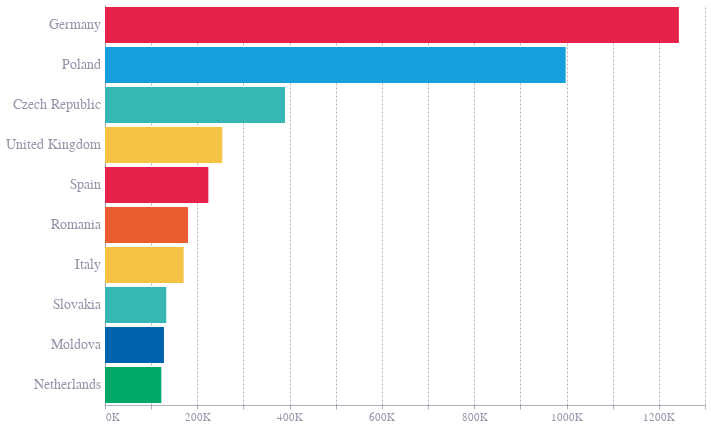

The notebook cell saved with this chart:
### Code cell
chart1 = alt.Chart(fig1).mark_bar().encode(
    x=alt.X('Number of refugees (thousands):Q', axis=alt.Axis(labelExpr="datum.value + 'K'")),
    y=alt.Y('country:O', sort='-x', axis=alt.Axis(labelFontSize=14)),
    color=alt.Color('country:N', legend=None),
    tooltip=[
        alt.Tooltip('country:N', title='Country'),
        alt.Tooltip('Number of refugees label', title='Number of refugees')
    ]
).properties(
    width=600,
    height=400,
)

chart1

### Figure 1 — Vega-Lite specification as saved in the notebook (floating-point values rounded to 4 significant figures)
{"config": {"font": "Circular Std", "text": {"color": "#676A86", "align": "left", "baseline": "middle", "dx": 7, "dy": 0, "fontSize": 11}, "view": {"stroke": null, "continuousWidth": 400, "continuousHeight": 300, "discreteWidth": 400, "discreteHeight": 300}, "range": {"category": ["#36B7B4", "#E6224B", "#F4C245", "#0063AF", "#00A767", "#179FDB", "#EB5C2E"], "diverging": ["#E6224B", "#E54753", "#C9C9C9", "#179FDB", "#122B39"], "heatmap": ["#C9C9C9", "#179FDB", "#0063AF", "#122B39"], "ordinal": ["#00A767", "#36B7B4", "#179FDB", "#0063AF", "#243B5A"]}, "bar": {"color": "#179fdb"}, "line": {"color": "#e6224b"}, "rule": {"color": "#676A86"}, "area": {"opacity": 0.3}, "point": {"filled": true, "size": 80, "color": "#e6224b", "opacity": 0.95}, "geoshape": {"stroke": "white", "strokeWidth": 0.3}, "rect": {"fill": "#d6d4d4", "opacity": 0.3}, "axis": {"labelColor": "#676A86", "labelFontSize": 11, "labelFont": "Circular Std", "labelOpacity": 0.7, "tickColor": "#676A86", "tickOpacity": 0.5, "domainColor": "#676A86", "domainOpacity": 0.5, "gridColor": "#676A86", "gridDash": [2, 2], "gridOpacity": 0.5, "title": null, "titleColor": "#676A86", "titleOpacity": 0.8, "tickSize": 4}, "axisXDiscrete": {"grid": false, "labelAngle": 0, "tickCount": 10, "tickOpacity": 0.5, "title": null}, "axisYDiscrete": {"ticks": false, "labelPadding": 5}, "axisXTemporal": {"grid": false, "ticks": true}, "axisXQuantitative": {"grid": true}, "axisYQuantitative": {"gridColor": "#676A86", "gridDash": [1, 5], "gridOpacity": 0.5, "ticks": false, "labelPadding": 5, "tickCount": 8, "titleAngle": 0, "titleAlign": "left", "titleBaseline": "bottom", "titleX": 0, "titleY": -5}, "title": {"color": "#676A86E6", "subtitleColor": "#676A86", "font": "Circular Std", "subtitleFont": "Circular Std", "anchor": "start", "fontSize": 14, "subtitleFontSize": 12, "subtitlePadding": 4, "offset": 0, "frame": "group"}, "legend": {"titleColor": "#122b39", "title": null, "labelColor": "#122b39", "labelFontSize": 11}}, "data": {"name": "data-67ecd5ca738e35bfeb31cfad262ff78a"}, "mark": {"type": "bar"}, "encoding": {"color": {"field": "country", "legend": null, "type": "nominal"}, "tooltip": [{"field": "country", "title": "Country", "type": "nominal"}, {"field": "Number of refugees label", "title": "Number of refugees", "type": "nominal"}], "x": {"axis": {"labelExpr": "datum.value + 'K'"}, "field": "Number of refugees (thousands)", "type": "quantitative"}, "y": {"axis": {"labelFontSize": 14}, "field": "country", "sort": "-x", "type": "ordinal"}}, "height": 400, "width": 600, "$schema": "https://vega.github.io/schema/vega-lite/v5.20.1.json", "datasets": {"data-67ecd5ca738e35bfeb31cfad262ff78a": [{"country": "Germany", "Unnamed: 1": 1243445, "Number of refugees (thousands)": 1243.0, "Number of refugees label": "1243K"}, {"country": "Poland", "Unnamed: 1": 998070, "Number of refugees (thousands)": 998.1, "Number of refugees label": "998K"}, {"country": "Czech Republic", "Unnamed: 1": 390000, "Number of refugees (thousands)": 390.0, "Number of refugees label": "390K"}, {"country": "United Kingdom", "Unnamed: 1": 254035, "Number of refugees (thousands)": 254.0, "Number of refugees label": "254K"}, {"country": "Spain", "Unnamed: 1": 223915, "Number of refugees (thousands)": 223.9, "Number of refugees label": "223K"}, {"country": "Romania", "Unnamed: 1": 179820, "Number of refugees (thousands)": 179.8, "Number of refugees label": "179K"}, {"country": "Italy", "Unnamed: 1": 170390, "Number of refugees (thousands)": 170.4, "Number of refugees label": "170K"}, {"country": "Slovakia", "Unnamed: 1": 132810, "Number of refugees (thousands)": 132.8, "Number of refugees label": "132K"}, {"country": "Moldova", "Unnamed: 1": 127785, "Number of refugees (thousands)": 127.8, "Number of refugees label": "127K"}, {"country": "Netherlands", "Unnamed: 1": 121990, "Number of refugees (thousands)": 122.0, "Number of refugees label": "121K"}]}}
